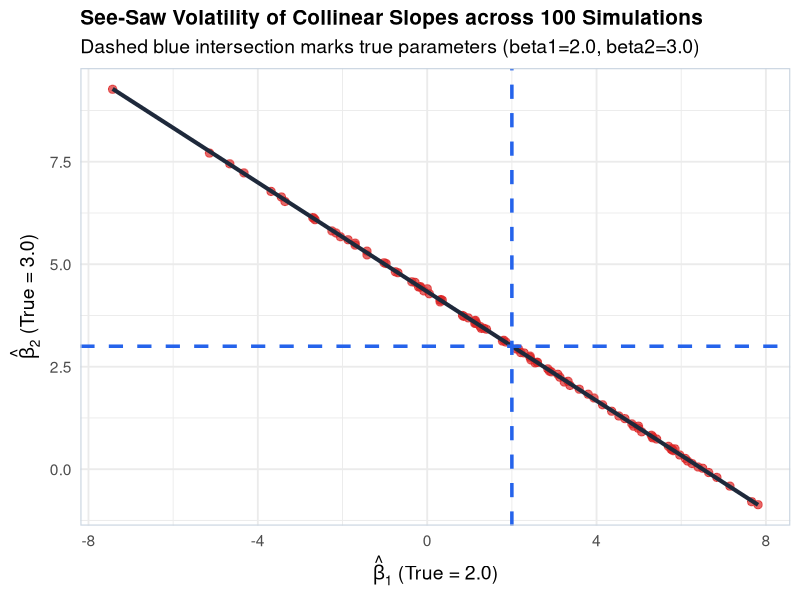

Write R code to recreate this figure.
## ---- chunk 1
knitr::opts_chunk$set(echo = TRUE, warning = FALSE, message = FALSE, fig.width = 9.5, fig.height = 5.5)
library(ggplot2)
library(dplyr)
library(broom)
library(car)

set.seed(42)
theme_set(theme_minimal(base_size = 14) +
  theme(
    plot.title = element_text(face = "bold", size = 15),
    panel.border = element_rect(colour = "#cbd5e1", fill = NA, linewidth = 0.8)
  ))
## ---- chunk 2
n <- 100
df_exact <- tibble(
  x1 = runif(n, 1.0, 10.0),
  x2 = 1.5 * x1,           # Exact linear duplicate!
  y = 4.0 + 2.0 * x1 + 3.0 * x2 + rnorm(n, 0, 1.0)
)

# Fit OLS in R
mod_exact <- lm(y ~ x1 + x2, data = df_exact)

cat("=== R OLS Summary under Perfect Multicollinearity ===\n")
tidy(mod_exact)
## ---- chunk 3
df_near <- tibble(
  x1 = runif(n, 1.0, 10.0),
  x2 = 1.5 * x1 + rnorm(n, 0, 0.05),
  y = 4.0 + 2.0 * x1 + 3.0 * x2 + rnorm(n, 0, 1.0)
)

mod_near <- lm(y ~ x1 + x2, data = df_near)

cat("=== OLS Estimates under High Multicollinearity (r = 0.999) ===\n")
tidy(mod_near)

cat("\n=== Variance Inflation Factors (VIF > 10 is problematic) ===\n")
vif(mod_near)
## ---- chunk 4
sim_params <- purrr::map_dfr(1:100, function(i) {
  xs1 <- runif(n, 1.0, 10.0)
  xs2 <- 1.5 * xs1 + rnorm(n, 0, 0.05)
  ys <- 4.0 + 2.0 * xs1 + 3.0 * xs2 + rnorm(n, 0, 1.0)
  m <- lm(ys ~ xs1 + xs2)
  tibble(sim = i, b1 = coef(m)["xs1"], b2 = coef(m)["xs2"])
})

ggplot(sim_params, aes(x = b1, y = b2)) +
  geom_point(color = "#dc2626", alpha = 0.7, size = 2.5) +
  geom_smooth(method = "lm", se = FALSE, color = "#1e293b", linewidth = 1.4) +
  geom_vline(xintercept = 2.0, linetype = "dashed", color = "#2563eb", linewidth = 1.2) +
  geom_hline(yintercept = 3.0, linetype = "dashed", color = "#2563eb", linewidth = 1.2) +
  labs(title = "See-Saw Volatility of Collinear Slopes across 100 Simulations", subtitle = "Dashed blue intersection marks true parameters (beta1=2.0, beta2=3.0)", x = expression(hat(beta)[1] ~ "(True = 2.0)"), y = expression(hat(beta)[2] ~ "(True = 3.0)"))
